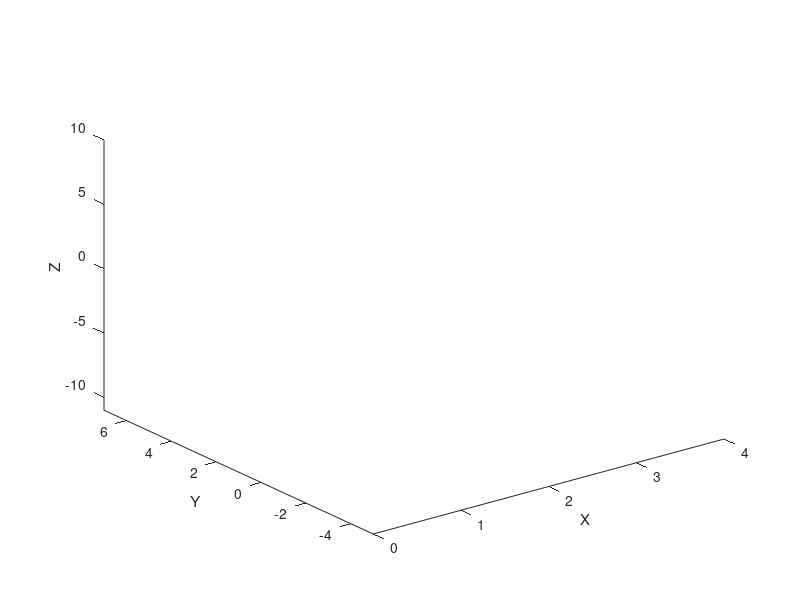

The MATLAB source for this figure:
 x=4.8
 y=6.3
 z=-9.2
 A=[x;y;z;1]
 B=[1,0,0,3.9;0,1,0,-5.7;0,0,1,9;0,0,0,1]
 Res=B * A
 Res(4,:)=[]
 Res1=[Res(1,:)]
 Res2=[Res(2,:)]
 Res3=[Res(3,:)]
 
 plot3([x,y,z],[Res1,Res2,Res3],".b")
 #plot3(Res(3,:),".r","LineWidth",50)
xlabel("X")
ylabel("Y")
zlabel("Z")
axis([0 4 -5 7 -11 10])
